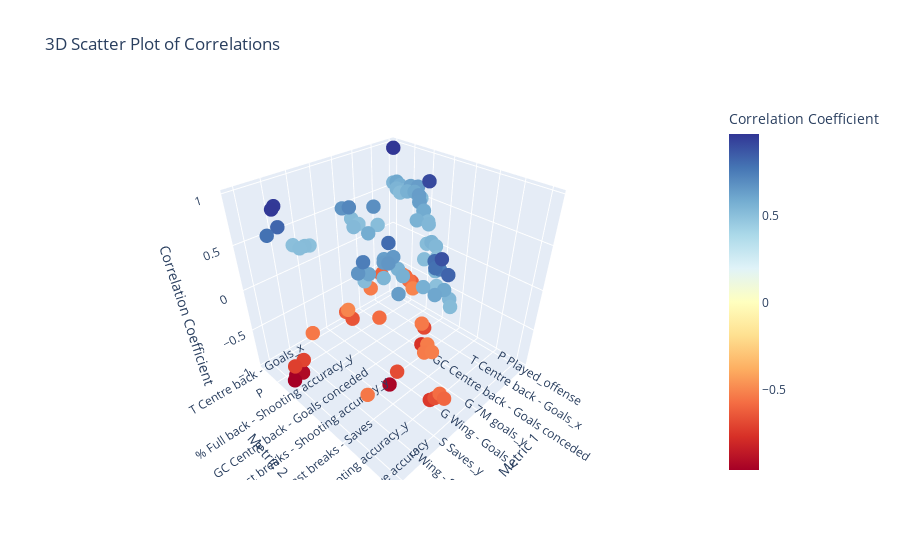

Notebook code cell kept with this figure:
### Markdown cell above
3d plot for correlations

### Code cell
import plotly.express as px
import pandas as pd
import numpy as np

# Assuming merged_data_filtered is already created and loaded with the necessary data

# Drop non-numeric columns before calculating correlations
numeric_columns_only = merged_data_filtered.select_dtypes(include=[np.number])

# Calculate the correlation matrix
correlation_matrix = numeric_columns_only.corr()

# Unstack the correlation matrix and reset index to get a tidy format
correlation_pairs = correlation_matrix.unstack().reset_index()
correlation_pairs.columns = ['Metric1', 'Metric2', 'Correlation']

# Remove self-correlations (correlation of 1.0)
correlation_pairs = correlation_pairs[correlation_pairs['Metric1'] != correlation_pairs['Metric2']]

# Drop duplicates (since each correlation is mirrored)
correlation_pairs['Pairs'] = list(zip(correlation_pairs.Metric1, correlation_pairs.Metric2))
correlation_pairs.set_index('Pairs', inplace=True)
correlation_pairs = correlation_pairs.drop(columns=['Metric1', 'Metric2']).drop_duplicates()

# Filter for significant correlations
significant_correlations = correlation_pairs[
    (correlation_pairs['Correlation'] > 0.5) | (correlation_pairs['Correlation'] < -0.5)
]

# Prepare data for 3D scatter plot
significant_correlations = significant_correlations.reset_index()
significant_correlations[['Metric1', 'Metric2']] = pd.DataFrame(significant_correlations['Pairs'].tolist(), index=significant_correlations.index)

# Create 3D scatter plot using plotly express
fig = px.scatter_3d(
    significant_correlations, 
    x='Metric1', 
    y='Metric2', 
    z='Correlation', 
    color='Correlation', 
    color_continuous_scale=px.colors.diverging.RdYlBu,
    hover_data={'Metric1': True, 'Metric2': True, 'Correlation': ':.2f'},
    title='3D Scatter Plot of Correlations',
    labels={'Metric1': 'Metric 1', 'Metric2': 'Metric 2', 'Correlation': 'Correlation Coefficient'}
)

# Update marker size for better visibility
fig.update_traces(marker=dict(size=5))

# Show plot
fig.show()

### Figure 1 — Plotly figure (JSON) as saved in the notebook; plotly's stock layout.template omitted (floating-point values rounded to 4 significant figures)
{"data": [{"hovertemplate": "Metric 1=%{x}<br>Metric 2=%{y}<br>Correlation Coefficient=%{marker.color:.2f}<extra></extra>", "legendgroup": "", "marker": {"color": [0.5485, 0.9722, 0.6045, 0.5798, 0.5307, -0.5864, 0.6159, -0.6175, 0.6395, 0.5251, 0.5552, 0.5233, -0.5372, 0.569, -0.5719, 0.5966, 0.601, -0.6059, 0.6407, -0.506, 0.5982, 0.6375, 0.5542, 0.5935, 0.9138, 0.5327, 0.5403, -0.6874, 0.5638, -0.5311, -0.5378, -0.7642, 0.5198, 0.5581, 0.537, 0.5149, 0.6898, -0.5786, -0.5263, 0.5131, -0.5239, 0.5256, 0.5054, 0.5179, -0.531, 0.5922, -0.6176, 0.6719, -0.6545, 0.7179, 0.5307, 0.5856, 0.5433, -0.5001, 0.6206, 0.5022, -0.9403, -0.7411, -0.6723, -0.5735, -0.5948, -0.6784, 0.803, 0.7546, 0.5976, 0.5406, 0.6547, 0.5641, 0.7906, 0.5259, 0.5712, 0.8893, 0.6347, 0.5712, 0.8057, 0.8307, 0.606, 0.6492, 0.6647, 0.5525, 0.5017, 0.5221, 0.6138, -0.5399, 0.5178, 0.6423, 0.7471, 0.5051, 0.5153, 0.6707, -0.5451, -0.9323, 0.9594, -0.9223, -0.7044, -0.9606, 0.9648, 0.8249, -0.9589, -0.7197, 0.7866], "coloraxis": "coloraxis", "size": 5, "symbol": "circle"}, "mode": "markers", "name": "", "scene": "scene", "showlegend": false, "type": "scatter3d", "x": ["P Played_offense", "G Goals_x", "G Goals_x", "G Goals_x", "G Goals_x", "G Goals_x", "G Goals_x", "G Goals_x", "G Goals_x", "G Goals_x", "FG Field goals", "FG Field goals", "FG Field goals", "FG Field goals", "FG Field goals", "FG Field goals", "G 7M goals_x", "G Full back - Goals_x", "G Full back - Goals_x", "T Centre back - Goals_x", "T Centre back - Goals_x", "G Wing - Goals_x", "G Wing - Goals_x", "P Played_defense", "P Played_defense", "GC Goals conceded", "GC 7m Goals conceded", "GC Centre back - Goals conceded", "GC Centre back - Goals conceded", "GC Full back - Goals conceded", "GC Fast breaks - Goals conceded", "POS Position_x", "P Played_x", "P Played_x", "P Played_x", "G 7M goals_y", "G 7M goals_y", "G Full back - Goals_y", "G Full back - Goals_y", "G Full back - Goals_y", "% Full back - Shooting accuracy_y", "% Full back - Shooting accuracy_y", "% Full back - Shooting accuracy_y", "T Centre back - Goals_y", "T Centre back - Goals_y", "% Centre back - Shooting accuracy_y", "% Centre back - Shooting accuracy_y", "% Centre back - Shooting accuracy_y", "% Centre back - Shooting accuracy_y", "% Centre back - Shooting accuracy_y", "% Centre back - Shooting accuracy_y", "G Wing - Goals_y", "G Wing - Goals_y", "G Wing - Goals_y", "G Pivot - Goals_y", "% Fast breaks - Shooting accuracy_y", "POS Position_y", "POS Position_y", "POS Position_y", "POS Position_y", "POS Position_y", "POS Position_y", "P Played_y", "P Played_y", "P Played_y", "P Played_y", "P Played_y", "P Played_y", "S Saves_y", "S Saves_y", "S Saves_y", "S Saves_y", "S Saves_y", "S Saves_y", "S Saves_y", "S 7M saves", "S 7M saves", "S 7M saves", "S 7M saves", "% 7M save accuracy", "% Full back - Save accuracy", "P Centre back - Saves", "P Centre back - Saves", "P Centre back - Saves", "P Centre back - Saves", "S Wing - Saves", "S Wing - Saves", "S Wing - Saves", "S Wing - Saves", "% Wing - Save accuracy", "% Pivot - Save accuracy", "P", "P", "P", "P", "W", "W", "W", "L", "L", "Diff"], "y": ["T Centre back - Goals_x", "FG Field goals", "G 7M goals_x", "G Fast breaks - Goals_x", "% Centre back - Shooting accuracy_y", "P", "W", "L", "Diff", "+", "G Fast breaks - Goals_x", "% Centre back - Shooting accuracy_y", "P", "W", "L", "Diff", "% Full back - Shooting accuracy_y", "T Centre back - Goals_x", "G Full back - Goals_y", "G Full back - Goals_y", "T Centre back - Goals_y", "G Wing - Goals_y", "G Pivot - Goals_y", "GC Centre back - Goals conceded", "YC Yellow cards", "GC Fast breaks - Goals conceded", "2Min Sin-bins", "GC Full back - Goals conceded", "YC Yellow cards", "% Centre back - Shooting accuracy_y", "% Fast breaks - Shooting accuracy_y", "P Played_x", "P Played_y", "S Wing - Saves", "S Pivot - Saves", "G Full back - Goals_y", "% Full back - Shooting accuracy_y", "T Centre back - Goals_y", "S Fast breaks - Saves", "G Goals_y", "S Full back - Saves", "W", "Diff", "S Fast breaks - Saves", "G Goals_y", "% Full back - Save accuracy", "P", "W", "L", "Diff", "+", "G Pivot - Goals_y", "G Fast breaks - Goals_y", "L", "% Pivot - Shooting accuracy_y", "% Wing - Save accuracy", "P Played_y", "S Saves_y", "S 7M saves", "P Centre back - Saves", "% Centre back - Save accuracy", "S Pivot - Saves", "S Saves_y", "S 7M saves", "P Centre back - Saves", "% Centre back - Save accuracy", "S Pivot - Saves", "S Fast breaks - Saves", "S 7M saves", "% 7M save accuracy", "S Full back - Saves", "P Centre back - Saves", "S Wing - Saves", "% Wing - Save accuracy", "S Pivot - Saves", "% 7M save accuracy", "P Centre back - Saves", "S Pivot - Saves", "S Fast breaks - Saves", "S Fast breaks - Saves", "Diff", "S Wing - Saves", "S Pivot - Saves", "L", "Diff", "% Wing - Save accuracy", "S Pivot - Saves", "W", "Diff", "S Pivot - Saves", "G Goals_y", "W", "L", "Diff", "+", "L", "Diff", "+", "Diff", "+", "+"], "z": [0.5485, 0.9722, 0.6045, 0.5798, 0.5307, -0.5864, 0.6159, -0.6175, 0.6395, 0.5251, 0.5552, 0.5233, -0.5372, 0.569, -0.5719, 0.5966, 0.601, -0.6059, 0.6407, -0.506, 0.5982, 0.6375, 0.5542, 0.5935, 0.9138, 0.5327, 0.5403, -0.6874, 0.5638, -0.5311, -0.5378, -0.7642, 0.5198, 0.5581, 0.537, 0.5149, 0.6898, -0.5786, -0.5263, 0.5131, -0.5239, 0.5256, 0.5054, 0.5179, -0.531, 0.5922, -0.6176, 0.6719, -0.6545, 0.7179, 0.5307, 0.5856, 0.5433, -0.5001, 0.6206, 0.5022, -0.9403, -0.7411, -0.6723, -0.5735, -0.5948, -0.6784, 0.803, 0.7546, 0.5976, 0.5406, 0.6547, 0.5641, 0.7906, 0.5259, 0.5712, 0.8893, 0.6347, 0.5712, 0.8057, 0.8307, 0.606, 0.6492, 0.6647, 0.5525, 0.5017, 0.5221, 0.6138, -0.5399, 0.5178, 0.6423, 0.7471, 0.5051, 0.5153, 0.6707, -0.5451, -0.9323, 0.9594, -0.9223, -0.7044, -0.9606, 0.9648, 0.8249, -0.9589, -0.7197, 0.7866]}], "layout": {"coloraxis": {"colorbar": {"title": {"text": "Correlation Coefficient"}}, "colorscale": [[0, "rgb(165,0,38)"], [0.1, "rgb(215,48,39)"], [0.2, "rgb(244,109,67)"], [0.3, "rgb(253,174,97)"], [0.4, "rgb(254,224,144)"], [0.5, "rgb(255,255,191)"], [0.6, "rgb(224,243,248)"], [0.7, "rgb(171,217,233)"], [0.8, "rgb(116,173,209)"], [0.9, "rgb(69,117,180)"], [1, "rgb(49,54,149)"]]}, "legend": {"tracegroupgap": 0}, "scene": {"domain": {"x": [0, 1], "y": [0, 1]}, "xaxis": {"title": {"text": "Metric 1"}}, "yaxis": {"title": {"text": "Metric 2"}}, "zaxis": {"title": {"text": "Correlation Coefficient"}}}, "title": {"text": "3D Scatter Plot of Correlations"}}}
